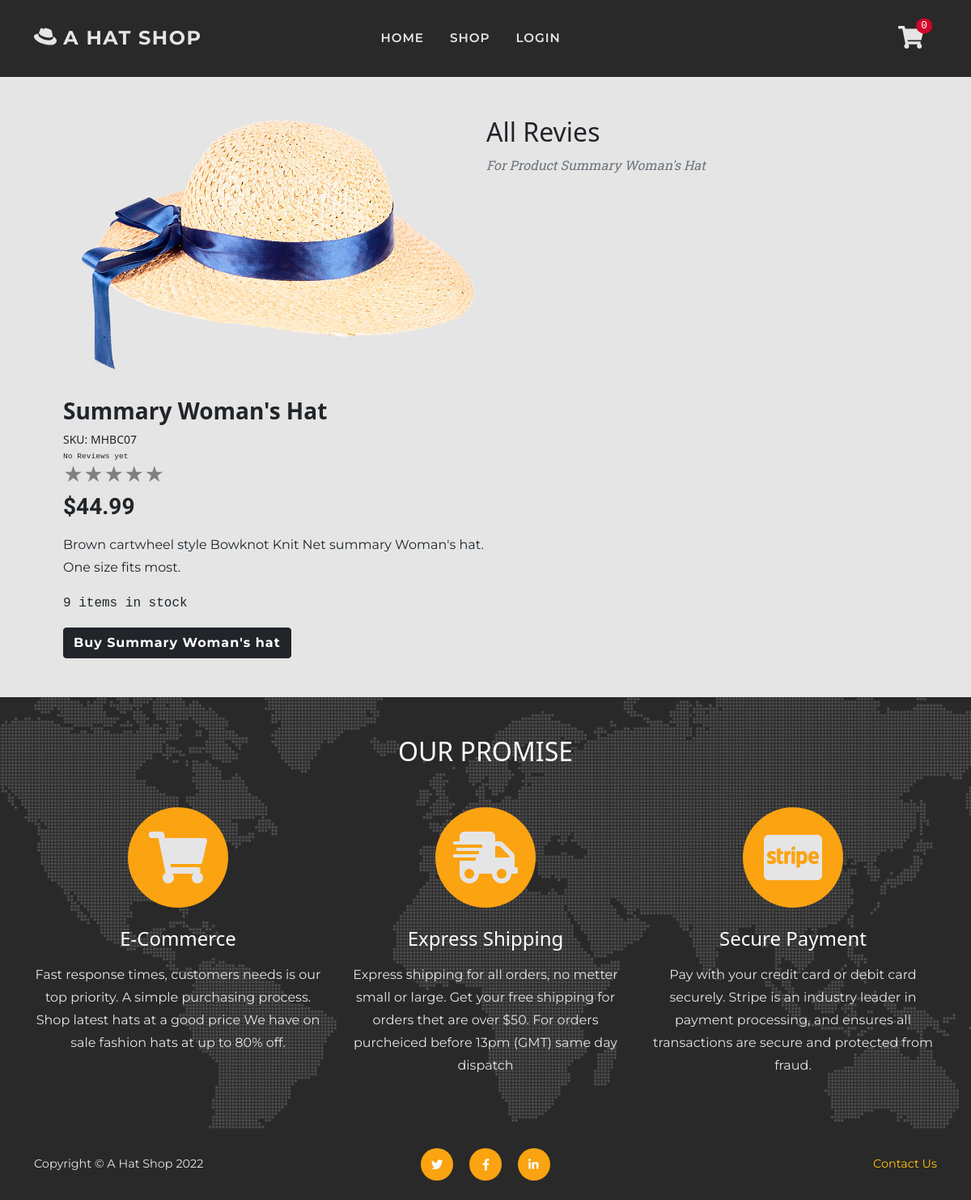
/review/all/2/, run on an earlier commit of the app's database.
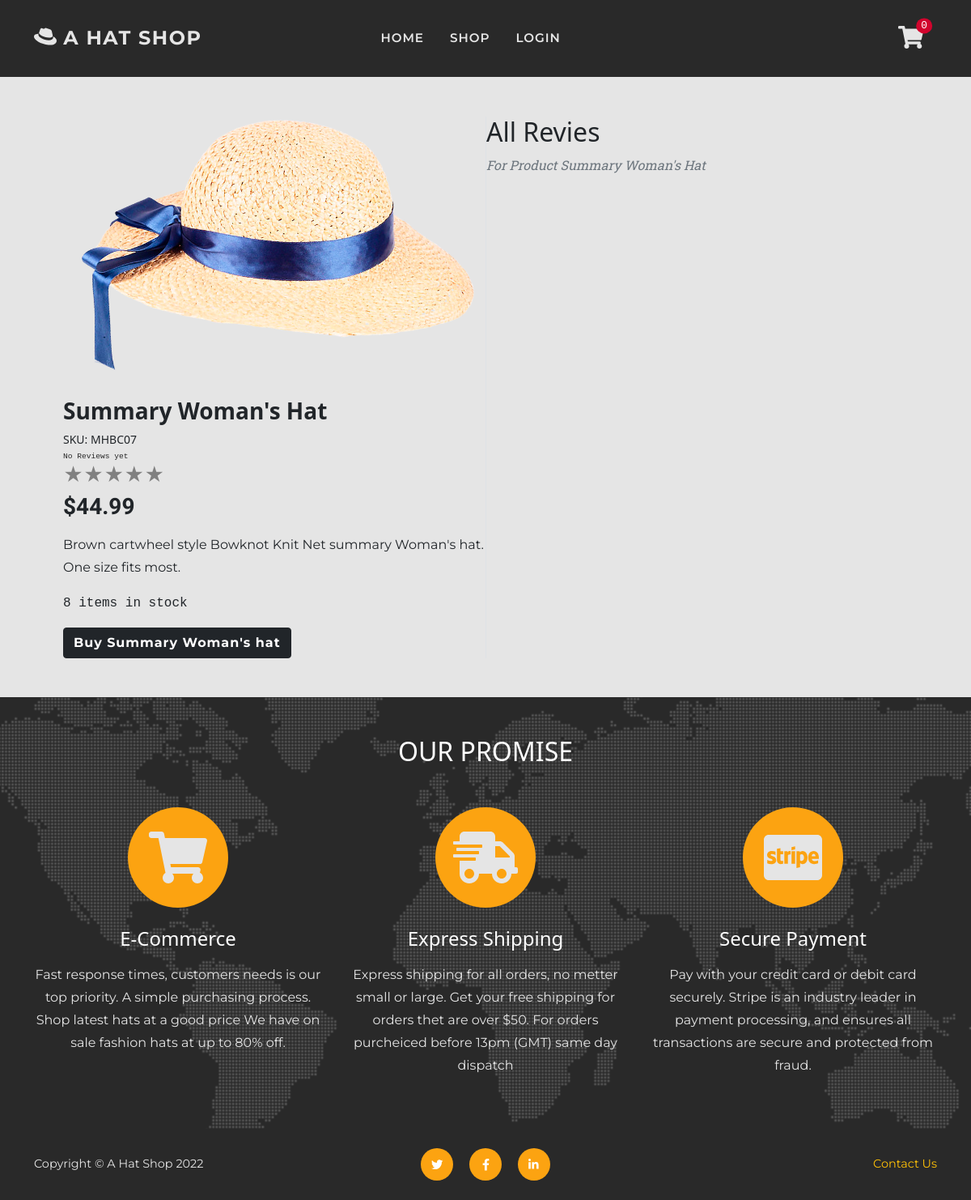
And on a later commit of the database.
### shop/models.py (models this page shows, shortened)
class Product(models.Model):
    sku = models.CharField(max_length=60)
    category = models.ForeignKey(
        'Category', null=True, blank=True,
        on_delete=models.SET_NULL)
    style = models.CharField(max_length=60)
    color = models.CharField(max_length=60)
    name = models.CharField(max_length=60)
    description = models.TextField(max_length=250)
    price = models.DecimalField(
        max_digits=6, decimal_places=2)
    image = models.ImageField(null=True, blank=True)
    sale = models.BooleanField(default=False)
    sale_price = models.DecimalField(
        max_digits=6, decimal_places=2,
        null=True, blank=True)
    item_count = models.IntegerField(
        blank=False, null=False, default=0)
    rating = models.DecimalField(
        max_digits=6, decimal_places=2,
        null=True, blank=True)
    rating_counter = models.PositiveSmallIntegerField(default=0)

### reviews/views.py (the view)
# urls.py: path('all/<int:item_id>/', views.all_reviews, name='all_reviews'),
def all_reviews(request, item_id):
    item = get_object_or_404(Product, pk=item_id)
    reviews = item.product_review.all()
    context = {
        'item': item,
        'reviews': reviews,
    }
    return render(request, 'review/reviews.html', context)

### cart/contexts.py (called while the page is built, shortened)
def cart_contents(request):
    cart_items = []
    total = 0
    before = 0
    item_count = 0
    availability = 0
    cart = request.session.get('cart', {})
    if total < 50:
        delivery = total * Decimal(10 / 100)
        free_deivery = 50 * total
    else:
        delivery = 0
        free_deivery = 0
    delivery = round(delivery, 2)
    grand_total = delivery + total
    grand_total = round(grand_total, 2)
    context = {
        'cart_items': cart_items,
        'total': total,
        'before': before,
        'item_count': item_count,
        'delivery': delivery,
        'free_deivery': free_deivery,
        'deivery_treshold': 10,
        'grand_total': grand_total,
    }
    return context

### reviews/contexts.py (called while the page is built)
def review_context(request):
    review_items = ProductReview.objects.all()
    context = {
        'review_items': review_items,
    }
    return context

### support/contexts.py (called while the page is built, shortened)
def message_context(request):
    unread_messages_count = 0
    user_messages = None
    all_messages = Message.objects.all()
    context = {
        'unread_messages_count': unread_messages_count,
        'user_messages': user_messages,
    }
    return context

### reviews/templates/review/reviews.html (shortened to what this page needs)
{% extends 'base.html' %}
{% load static %}
{% block page_header %}
<header class="py-5">
</header>
{% endblock %}
{% block content %}
<section class="page-section">
    <div class="container px-lg-5">
        <div class="item d-md-flex">
            {% include 'includes/review-product.html' %}
            <div class="col-md-6 border-start review-container">
                <h2 class="">All Revies</h2>
                <p class="m-0 text-muted text-italic text-capitalize">For product {{ item.name }}</p>
            </div>
        </div>
    </div>
</section>
{% endblock %}

### templates/base.html (shortened to what this page needs)
<!doctype html>
<html lang="en">
<head>
    {% load static %}
    {% block corecss %}
    <link rel="stylesheet" href="https://cdn.jsdelivr.net/npm/bootstrap@5.1.3/dist/css/bootstrap.min.css"
>
    <link href="{% static 'css/base.css' %}" rel="stylesheet" />
    <link href="{% static 'css/reviews.css' %}" rel="stylesheet" />
    <link href="{% static 'css/forms.css' %}" rel="stylesheet" />
    {% endblock %}
</head>
<body>
    {% include 'includes/nav.html' %}
    {% block page_header %}
    {% endblock %}
    {% block content %}
    {% endblock %}
    {% include 'includes/promise.html' %}
    {% include 'includes/footer.html' %}
</body>
</html>

### templates/includes/nav.html (shortened to what this page needs)
    <nav class="navbar navbar-expand-md fixed-top flex-column" id="mainNav">
        <div class="container">
            <div><a class="navbar-brand d-none d-sm-block d-md-none d-lg-block" href="{% url 'home' %}"><i
                        class="fab h3 my-auto fa-redhat"> </i> A hat Shop</a>
            </div>
            <div class="collapse navbar-collapse" id="navbarResponsive">
                <ul class="navbar-nav text-uppercase ms-auto me-md-auto py-1 py-lg-0">
                    <li class="nav-item"><a class="nav-link {% if request.get_full_path == '/' %}disabled{% endif %}"
                            href="{% url 'home' %}">home</a></li>
                    <li class="nav-item"><a class="nav-link {% if shop %}disabled{% endif %}"
                            href="{% url 'shop' %}">shop</a></li>
                    {% if request.user.is_authenticated %}
                    {% if request.user.is_superuser %}
                    <li class="nav-item"><a
                            class="nav-link {% if request.get_full_path == '/manage/' %}disabled{% endif %}"
                            href="{% url 'admin_view' %}">Manage</a></li>
                    <li class="nav-item"><a class="nav-link" href="{% url 'admin:index' %}">Admin</a></li>
                    {% endif %}
                    <li class="nav-item"><a
                            class="nav-link {% if request.get_full_path == '/user/' %}disabled{% endif %}"
                            href="{% url 'user' %}">Profile</a></li>
                    <li class="nav-item"><a
                            class="nav-link {% if request.get_full_path == '/accounts/logout/' %}disabled{% endif %}"
                            href="{% url 'account_logout' %}">Logout</a></li>
                    {% else %}
                    <li class="nav-item"><a
                            class="nav-link {% if request.get_full_path == '/accounts/login/' %}disabled{% endif %}"
                            href="{% url 'account_login' %}">Login</a></li>
                    {% endif %}
                </ul>
                <div class="d-none d-md-flex ms-auto">
                    <div class="cart nav-link">
                        <a class="position-relative cart" href="{% url 'cart' %}">
                            <i class="fas h3 my-auto fa-shopping-cart">
                            </i>
                            <span
                                class="cart-pill text-white position-absolute top-5 start-98 translate-middle font-monospace bg-danger rounded-circle">
                                {{ item_count }}
                            </span>
                        </a>
                    </div>
                </div>
            </div>
        </div>
    </nav>

### reviews/templates/includes/review-product.html (shortened to what this page needs)
{% load thumbnail %}
<div class="col-md-6 mb-4 mb-md-0">
    <div class="position-relative mb-3">
        {% thumbnail item.image "500" as im %}
        <img class="card-img-top mb-md-0" src="{{ im.url }}" alt="{{ item.name }}" />
        {% endthumbnail %}
    </div>
    <h3 class="fw-bolder text-capitalize">{{ item.name }}</h3>
    <div class="small mb-1">SKU: {{ item.sku }}</div>
    {% include 'includes/stars.html' %}
    <div class="fs-5 mb-3">
        {% if item.sale %}
        <span class="text-decoration-line-through h3 text-danger numbers-font">${{ item.price }}</span>
        <span class="text-danger h3 numbers-font fw-bolder">${{ item.sale_price }} </span>
        {% else %}
        <span class="numbers-font h3 fw-bolder">${{ item.price }} </span>
        {% endif %}
    </div>
    <p class="font-text">{{ item.description }}</p>
    {% if item.item_count == 0 %}
    <p class="text-danger font-monospace">{{ item.item_count }} Out of stock</p>
    {% elif item.item_count < 5  %}
    <p class="text-danger font-monospace">
        Only {{ item.item_count }} left in stock.
    </p>
    {% else %}
    <p class="font-monospace">{{ item.item_count }} items in stock</p>
    {% endif %}
    <a href="{% url 'shop_item' item.id %}" class="btn btn-dark">Buy {{ item.name }}</a>
</div>

### reviews/templates/includes/stars.html (shortened to what this page needs)
<div class="star_container">
    {% if product.rating %}
    <div class="my-auto text-primary p-0 me-2 time font-monospace">{{ product.rating_counter }} Reviews</div>
    <a href="{% url 'all_reviews' product.id %}">
    <div class="stars h4"
        style="background-image: linear-gradient(to right, orange, orange {% widthratio product.rating 5 100 %}%, gray {% widthratio product.rating 5 100 %}%, gray 100%)">
        ★★★★★
    </div>
    </a>
    {% else %}
    <div class="my-auto time font-monospace text-primary p-0 me-2">No Reviews yet</div>
    <div class="stars h4" style="background-image: linear-gradient(to right, gray, gray)">
    </div>
    {% endif %}
</div>

### templates/includes/promise.html
<section class="page-section bg-primary" id="promise">
    <div class="container">
        <div class="text-center mb-5">
            <h2 class="text-uppercase text-white">Our Promise</h2>
        </div>
        <div class="row text-center">
            <div class="col-md-4">
                <span class="fa-stack fa-4x">
                    <i class="fas fa-circle fa-stack-2x text-warning"></i>
                    <i class="fas fa-shopping-cart fa-stack-1x fa-inverse text-light"></i>
                </span>
                <h4 class="my-3 text-white">E-Commerce</h4>
                <p class="font-text text-light">
                    Fast response times, customers needs is our top priority.
                    A simple purchasing process. Shop latest hats at a good price
                    We have on sale fashion hats at up to 80% off.
                </p>
            </div>
            <div class="col-md-4">
                <span class="fa-stack fa-4x">
                    <i class="fas fa-circle fa-stack-2x text-warning"></i>
                    <i class="fas fa-shipping-fast fa-stack-1x fa-inverse text-light"></i>
                </span>
                <h4 class="my-3 text-white">Express Shipping</h4>
                <p class="font-text text-light">
                    Express shipping for all orders, no metter small or large.
                    Get your free shipping for orders thet are over $50.
                    For orders purcheiced before 13pm (GMT) same day dispatch</p>
            </div>
            <div class="col-md-4">
                <span class="fa-stack fa-4x">
                    <i class="fas fa-circle fa-stack-2x text-warning"></i>
                    <i class="fab fa-cc-stripe fa-stack-1x fa-inverse text-light"></i>
                </span>
                <h4 class="my-3 text-white">Secure Payment</h4>
                <p class="text-light font-text">
                    Pay with your credit card or debit card securely.
                    Stripe is an industry leader in payment processing,
                    and ensures all transactions are secure and protected from fraud.
                </p>
            </div>
        </div>
    </div>
</section>

### templates/includes/footer.html (shortened to what this page needs)
<footer class="footer bg-primary py-4">
    <div class="container">
        <div class="row align-items-center">
            <div class="col-lg-4 text-lg-start text-light">Copyright &copy; A Hat Shop 2022</div>
            <div class="col-lg-4 my-3 my-lg-0">
                <a class="btn-social mx-2" href="#!"><i class="fab fa-twitter"></i></a>
                <a class="btn-social mx-2" href="#!"><i class="fab fa-facebook-f"></i></a>
                <a class="btn-social mx-2" href="#!"><i class="fab fa-linkedin-in"></i></a>
            </div>
            <div class="col-lg-4 text-lg-end">
                <a class="link-warning text-decoration-none" href="{% url 'contact_view' %}">Contact Us</a>
            </div>
        </div>
    </div>
</footer>

### static/css/base.css (style rules this page uses)
:root { --bs-warning: #fca311; --bs-white: #ffffff; --bs-gray: #292929; --bs-light: #e5e5e5; --bs-dark: #000000; --bs-danger: #d2042d; --bs-success: #6a994e; --bs-primary: #292929; --bs-secondary: #e5e5e5; --bs-primary-rgb: 41, 41, 41; --bs-secondary-rgb: 229, 229, 229; --bs-warning-rgb: 252, 163, 17; --bs-success-rgb: 106, 153, 78; --bs-danger-rgb: 210, 4, 45; --bs-white-rgb: 255, 255, 255; --bs-light-rgb: 229, 229, 229; --bs-dark-rgb: 0, 0, 0; }
.font-text { font-family: "Montserrat", -apple-system, BlinkMacSystemFont, "Segoe UI", Roboto, "Helvetica Neue", Arial, sans-serif, "Apple Color Emoji", "Segoe UI Emoji", "Segoe UI Symbol", "Noto Color Emoji"; }
.text-italic { font-weight: 400; font-style: italic; font-family: "Roboto Slab", -apple-system, BlinkMacSystemFont, "Segoe UI", Roboto, "Helvetica Neue", Arial, sans-serif, "Apple Color Emoji", "Segoe UI Emoji", "Segoe UI Symbol", "Noto Color Emoji"; }
html { scroll-padding-top: 4.5rem; scroll-behavior: smooth; }
body { position: relative; overflow-x: hidden; background-color: #e5e5e5; }
p { line-height: 1.75; }
a { color: blue; }
.numbers-font { font-family: 'Itim', cursive; }
section, .page-section { padding: 3rem 0; min-height: 50vh; }
@media (min-width: 768px) { section { padding: 6rem 0; } }
.btn { font-family: "Montserrat", -apple-system, BlinkMacSystemFont, "Segoe UI", Roboto, "Helvetica Neue", Arial, sans-serif, "Apple Color Emoji", "Segoe UI Emoji", "Segoe UI Symbol", "Noto Color Emoji"; font-weight: 700; letter-spacing: .06rem; }
.navbar { background-color: #292929; }
#mainNav { padding-top: 1rem; padding-bottom: 1rem; }
#mainNav .navbar-brand { font-family: "Montserrat", -apple-system, BlinkMacSystemFont, "Segoe UI", Roboto, "Helvetica Neue", Arial, sans-serif, "Apple Color Emoji", "Segoe UI Emoji", "Segoe UI Symbol", "Noto Color Emoji"; font-weight: 700; letter-spacing: 0.0625em; text-transform: uppercase; }
.nav-item .nav-link { font-family: "Montserrat", -apple-system, BlinkMacSystemFont, "Segoe UI", Roboto, "Helvetica Neue", Arial, sans-serif, "Apple Color Emoji", "Segoe UI Emoji", "Segoe UI Symbol", "Noto Color Emoji"; font-size: 0.95rem; color: #e5e5e5; font-weight: 600; letter-spacing: 0.0625em; }
.cart-pill { font-size: .8rem; margin: 0; padding: 0 6px; }
.cart, .navbar-brand, .navbar-toggler { color: #e5e5e5; transition: color 0.2s ease-in-out; }
@media (min-width: 992px) { #mainNav { padding-top: 1.5rem; padding-bottom: 1.5rem; border: none; transition: padding-top 0.3s ease-in-out, padding-bottom 0.3s ease-in-out; } }
@media (min-width: 992px) { #mainNav .navbar-brand { font-size: 1.5em; transition: font-size 0.3s ease-in-out; } }
@media (min-width: 992px) { #mainNav .navbar-nav .nav-item { margin-right: 1rem; } }
@media (min-width: 992px) { #mainNav .navbar-nav .nav-item:last-child { margin-right: 0; } }
.footer { text-align: center; font-size: 0.9rem; font-family: "Montserrat", -apple-system, BlinkMacSystemFont, "Segoe UI", Roboto, "Helvetica Neue", Arial, sans-serif, "Apple Color Emoji", "Segoe UI Emoji", "Segoe UI Symbol", "Noto Color Emoji"; }
section#promise { background-image: url("../img/map-image.png"); background-repeat: no-repeat; background-position: center; }
.btn-social { height: 2.5rem; width: 2.5rem; display: inline-flex; align-items: center; justify-content: center; padding: 0; border-radius: 100%; }
.btn-social { background-color: #fca311; border-color: #fca311; color: #fff; }
.time { font-size: .6rem; }

### reviews/static/css/reviews.css (style rules this page uses)
.stars { background-clip: text; -webkit-background-clip: text; -webkit-text-fill-color: transparent; color: transparent; width: fit-content; }
.review-container { max-height: auto; overflow: auto; }
@media (min-width: 768px) { .review-container { max-height: 90vh; } }

What changed in the data, as far as the page shows it:
changed Product "Summary Woman's Hat": item_count "9" → "8"
